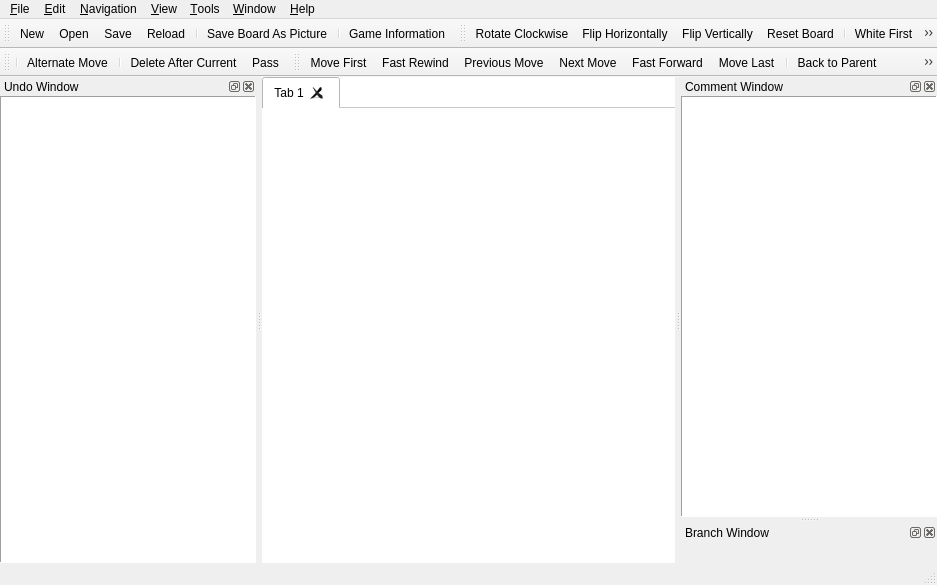
<?xml version="1.0" encoding="UTF-8"?>
<ui version="4.0">
 <class>MainWindow</class>
 <widget class="QMainWindow" name="MainWindow">
  <property name="geometry">
   <rect>
    <x>0</x>
    <y>0</y>
    <width>937</width>
    <height>585</height>
   </rect>
  </property>
  <property name="sizePolicy">
   <sizepolicy hsizetype="Minimum" vsizetype="Preferred">
    <horstretch>0</horstretch>
    <verstretch>0</verstretch>
   </sizepolicy>
  </property>
  <property name="acceptDrops">
   <bool>true</bool>
  </property>
  <property name="windowTitle">
   <string>mugo</string>
  </property>
  <property name="windowIcon">
   <iconset>
    <normaloff>:/pics/mugo.png</normaloff>:/pics/mugo.png</iconset>
  </property>
  <widget class="QWidget" name="centralWidget">
   <property name="styleSheet">
    <string>background-color: rgb(255, 255, 255);</string>
   </property>
   <layout class="QHBoxLayout" name="horizontalLayout_3">
    <property name="margin">
     <number>0</number>
    </property>
    <item>
     <widget class="QTabWidget" name="boardTabWidget">
      <property name="currentIndex">
       <number>0</number>
      </property>
      <property name="documentMode">
       <bool>true</bool>
      </property>
      <property name="tabsClosable">
       <bool>true</bool>
      </property>
      <property name="movable">
       <bool>true</bool>
      </property>
      <widget class="QWidget" name="tab">
       <attribute name="title">
        <string>Tab 1</string>
       </attribute>
       <layout class="QVBoxLayout" name="verticalLayout">
        <property name="margin">
         <number>0</number>
        </property>
       </layout>
      </widget>
     </widget>
    </item>
   </layout>
  </widget>
  <widget class="QMenuBar" name="menuBar">
   <property name="geometry">
    <rect>
     <x>0</x>
     <y>0</y>
     <width>937</width>
     <height>20</height>
    </rect>
   </property>
   <widget class="QMenu" name="menuFile">
    <property name="title">
     <string>&amp;File</string>
    </property>
    <widget class="QMenu" name="menuRecentFiles">
     <property name="title">
      <string>Recent Files</string>
     </property>
    </widget>
    <addaction name="actionNew"/>
    <addaction name="actionOpen"/>
    <addaction name="actionOpenURL"/>
    <addaction name="actionReload"/>
    <addaction name="separator"/>
    <addaction name="actionSave"/>
    <addaction name="actionSaveAs"/>
    <addaction name="separator"/>
    <addaction name="actionSaveBoardAsPicture"/>
    <addaction name="actionExportAsciiToClipboard"/>
    <addaction name="separator"/>
    <addaction name="actionCloseTab"/>
    <addaction name="separator"/>
    <addaction name="actionPrint"/>
    <addaction name="separator"/>
    <addaction name="menuRecentFiles"/>
    <addaction name="separator"/>
    <addaction name="actionExit"/>
   </widget>
   <widget class="QMenu" name="menuEdit">
    <property name="title">
     <string>&amp;Edit</string>
    </property>
    <widget class="QMenu" name="menuStoneMarkers">
     <property name="title">
      <string>Stone &amp;&amp; &amp;Markers</string>
     </property>
     <addaction name="actionAddBlackStone"/>
     <addaction name="actionAddWhiteStone"/>
     <addaction name="actionAddEmpty"/>
     <addaction name="separator"/>
     <addaction name="actionAddLabel"/>
     <addaction name="actionAddLabelManually"/>
     <addaction name="actionAddCircle"/>
     <addaction name="actionAddCross"/>
     <addaction name="actionAddSquare"/>
     <addaction name="actionAddTriangle"/>
     <addaction name="actionDeleteMarker"/>
    </widget>
    <widget class="QMenu" name="menuEncoding">
     <property name="title">
      <string>&amp;Encoding</string>
     </property>
     <addaction name="actionEncodingUTF8"/>
     <addaction name="separator"/>
     <addaction name="actionISO8859_1"/>
     <addaction name="actionISO8859_15"/>
     <addaction name="actionWindows_1252"/>
     <addaction name="actionISO8859_14"/>
     <addaction name="actionISO8859_7"/>
     <addaction name="actionWindows_1253"/>
     <addaction name="actionISO8859_10"/>
     <addaction name="actionISO8859_3"/>
     <addaction name="separator"/>
     <addaction name="actionISO8859_4"/>
     <addaction name="actionISO8859_13"/>
     <addaction name="actionWindows_1257"/>
     <addaction name="actionISO8859_2"/>
     <addaction name="actionWindows_1250"/>
     <addaction name="actionISO8859_5"/>
     <addaction name="actionWindows_1251"/>
     <addaction name="actionKoi8_R"/>
     <addaction name="actionKoi8_U"/>
     <addaction name="actionISO8859_16"/>
     <addaction name="separator"/>
     <addaction name="actionISO8859_11"/>
     <addaction name="actionISO8859_9"/>
     <addaction name="actionWindows_1254"/>
     <addaction name="actionWindows_1258"/>
     <addaction name="separator"/>
     <addaction name="actionISO8859_6"/>
     <addaction name="actionWindows_1256"/>
     <addaction name="actionWindows_1255"/>
     <addaction name="actionISO8859_8"/>
     <addaction name="separator"/>
     <addaction name="actionEncodingGB2312"/>
     <addaction name="actionEncodingBig5"/>
     <addaction name="separator"/>
     <addaction name="actionEncodingKorean"/>
     <addaction name="separator"/>
     <addaction name="actionEncodingEucJP"/>
     <addaction name="actionEncodingJIS"/>
     <addaction name="actionEncodingShiftJIS"/>
    </widget>
    <widget class="QMenu" name="menuAnnotation">
     <property name="title">
      <string>&amp;Annotation</string>
     </property>
     <addaction name="actionGoodMove"/>
     <addaction name="actionVeryGoodMove"/>
     <addaction name="actionBadMove"/>
     <addaction name="actionVeryBadMove"/>
     <addaction name="actionDoubtfulMove"/>
     <addaction name="actionInterestingMove"/>
     <addaction name="separator"/>
     <addaction name="actionEven"/>
     <addaction name="actionGoodForBlack"/>
     <addaction name="actionVeryGoodForBlack"/>
     <addaction name="actionGoodForWhite"/>
     <addaction name="actionVeryGoodForWhite"/>
     <addaction name="actionUnclear"/>
     <addaction name="separator"/>
     <addaction name="actionHotspot"/>
    </widget>
    <widget class="QMenu" name="menuEditMoveNumber">
     <property name="title">
      <string>Move &amp;Number</string>
     </property>
     <addaction name="actionSetMoveNumber"/>
     <addaction name="actionUnsetMoveNumber"/>
    </widget>
    <addaction name="separator"/>
    <addaction name="actionCopySGFtoClipboard"/>
    <addaction name="actionCopyCurrentSGFtoClipboard"/>
    <addaction name="actionPasteSGFfromClipboard"/>
    <addaction name="actionPasteSGFasBranchfromClipboard"/>
    <addaction name="separator"/>
    <addaction name="actionGameInformation"/>
    <addaction name="separator"/>
    <addaction name="actionDeleteAfterCurrent"/>
    <addaction name="actionDeleteOnlyCurrent"/>
    <addaction name="actionPass"/>
    <addaction name="separator"/>
    <addaction name="actionAlternateMove"/>
    <addaction name="menuStoneMarkers"/>
    <addaction name="menuAnnotation"/>
    <addaction name="menuEditMoveNumber"/>
    <addaction name="actionEditNodeName"/>
    <addaction name="separator"/>
    <addaction name="actionWhiteFirst"/>
    <addaction name="separator"/>
    <addaction name="actionRotateSgfClockwise"/>
    <addaction name="actionFlipSgfHorizontally"/>
    <addaction name="actionFlipSgfVertically"/>
    <addaction name="separator"/>
    <addaction name="menuEncoding"/>
   </widget>
   <widget class="QMenu" name="menuNavigation">
    <property name="title">
     <string>&amp;Navigation</string>
    </property>
    <addaction name="actionMoveFirst"/>
    <addaction name="actionFastRewind"/>
    <addaction name="actionPreviousMove"/>
    <addaction name="actionNextMove"/>
    <addaction name="actionFastForward"/>
    <addaction name="actionMoveLast"/>
    <addaction name="separator"/>
    <addaction name="actionBackToParent"/>
    <addaction name="actionPreviousBranch"/>
    <addaction name="actionNextBranch"/>
    <addaction name="separator"/>
    <addaction name="actionJumpToMoveNumber"/>
    <addaction name="actionJumpToClicked"/>
   </widget>
   <widget class="QMenu" name="menuView">
    <property name="title">
     <string>&amp;View</string>
    </property>
    <widget class="QMenu" name="menuShowMoveNumber">
     <property name="title">
      <string>Move Number</string>
     </property>
     <property name="icon">
      <iconset>
       <normaloff>:/res/showmovenumber.png</normaloff>:/res/showmovenumber.png</iconset>
     </property>
     <addaction name="actionShowMoveNumber"/>
     <addaction name="actionResetMoveNubmerInBranch"/>
     <addaction name="separator"/>
     <addaction name="actionNoMoveNumber"/>
     <addaction name="actionLast1Move"/>
     <addaction name="actionLast2Moves"/>
     <addaction name="actionLast5Moves"/>
     <addaction name="actionLast10Moves"/>
     <addaction name="actionLast20Moves"/>
     <addaction name="actionLast50Moves"/>
     <addaction name="actionAllMoves"/>
    </widget>
    <addaction name="menuShowMoveNumber"/>
    <addaction name="separator"/>
    <addaction name="actionShowCoordinate"/>
    <addaction name="actionShowCoordinateI"/>
    <addaction name="actionShowMarker"/>
    <addaction name="actionShowBranchMoves"/>
    <addaction name="actionBranchMode"/>
    <addaction name="actionRotateBoardClockwise"/>
    <addaction name="actionFlipBoardHorizontally"/>
    <addaction name="actionFlipBoardVertically"/>
    <addaction name="actionResetBoard"/>
   </widget>
   <widget class="QMenu" name="menuTools">
    <property name="title">
     <string>&amp;Tools</string>
    </property>
    <widget class="QMenu" name="menuLanguage">
     <property name="title">
      <string>&amp;Language</string>
     </property>
     <addaction name="actionLanguageSystemDefault"/>
     <addaction name="actionLanguageEnglish"/>
     <addaction name="actionLanguageJapanese"/>
    </widget>
    <addaction name="actionCountTerritory"/>
    <addaction name="actionPlayWithGnugo"/>
    <addaction name="separator"/>
    <addaction name="actionTutorBossSides"/>
    <addaction name="actionTutorOneSide"/>
    <addaction name="separator"/>
    <addaction name="actionPlaySound"/>
    <addaction name="separator"/>
    <addaction name="action19x19Board"/>
    <addaction name="action13x13Board"/>
    <addaction name="action9x9Board"/>
    <addaction name="actionCustomBoardSize"/>
    <addaction name="separator"/>
    <addaction name="menuLanguage"/>
    <addaction name="actionOptions"/>
   </widget>
   <widget class="QMenu" name="menuHelp">
    <property name="title">
     <string>&amp;Help</string>
    </property>
    <addaction name="actionAbout"/>
    <addaction name="actionAboutQT"/>
   </widget>
   <widget class="QMenu" name="menuWindow">
    <property name="title">
     <string>&amp;Window</string>
    </property>
    <widget class="QMenu" name="menuToolbars">
     <property name="title">
      <string>Toolbars</string>
     </property>
    </widget>
    <addaction name="menuToolbars"/>
    <addaction name="actionPreviousTab"/>
    <addaction name="actionNextTab"/>
   </widget>
   <addaction name="menuFile"/>
   <addaction name="menuEdit"/>
   <addaction name="menuNavigation"/>
   <addaction name="menuView"/>
   <addaction name="menuTools"/>
   <addaction name="menuWindow"/>
   <addaction name="menuHelp"/>
  </widget>
  <widget class="QToolBar" name="mainToolBar">
   <property name="windowTitle">
    <string>Main Toolbar</string>
   </property>
   <property name="iconSize">
    <size>
     <width>18</width>
     <height>18</height>
    </size>
   </property>
   <attribute name="toolBarArea">
    <enum>TopToolBarArea</enum>
   </attribute>
   <attribute name="toolBarBreak">
    <bool>false</bool>
   </attribute>
   <addaction name="actionNew"/>
   <addaction name="actionOpen"/>
   <addaction name="actionSave"/>
   <addaction name="actionReload"/>
   <addaction name="separator"/>
   <addaction name="actionSaveBoardAsPicture"/>
   <addaction name="separator"/>
   <addaction name="actionGameInformation"/>
  </widget>
  <widget class="QToolBar" name="optionToolBar">
   <property name="windowTitle">
    <string>Option Toolbar</string>
   </property>
   <property name="iconSize">
    <size>
     <width>18</width>
     <height>18</height>
    </size>
   </property>
   <attribute name="toolBarArea">
    <enum>TopToolBarArea</enum>
   </attribute>
   <attribute name="toolBarBreak">
    <bool>false</bool>
   </attribute>
   <addaction name="actionRotateBoardClockwise"/>
   <addaction name="actionFlipBoardHorizontally"/>
   <addaction name="actionFlipBoardVertically"/>
   <addaction name="actionResetBoard"/>
   <addaction name="separator"/>
   <addaction name="actionWhiteFirst"/>
   <addaction name="separator"/>
   <addaction name="actionBranchMode"/>
  </widget>
  <widget class="QToolBar" name="editToolBar">
   <property name="windowTitle">
    <string>Edit Toolbar</string>
   </property>
   <property name="iconSize">
    <size>
     <width>18</width>
     <height>18</height>
    </size>
   </property>
   <attribute name="toolBarArea">
    <enum>TopToolBarArea</enum>
   </attribute>
   <attribute name="toolBarBreak">
    <bool>true</bool>
   </attribute>
   <addaction name="separator"/>
   <addaction name="actionAlternateMove"/>
   <addaction name="separator"/>
   <addaction name="actionDeleteAfterCurrent"/>
   <addaction name="actionPass"/>
  </widget>
  <widget class="QToolBar" name="navigationToolBar">
   <property name="windowTitle">
    <string>Navigation Toolbar</string>
   </property>
   <property name="iconSize">
    <size>
     <width>18</width>
     <height>18</height>
    </size>
   </property>
   <attribute name="toolBarArea">
    <enum>TopToolBarArea</enum>
   </attribute>
   <attribute name="toolBarBreak">
    <bool>false</bool>
   </attribute>
   <addaction name="actionMoveFirst"/>
   <addaction name="actionFastRewind"/>
   <addaction name="actionPreviousMove"/>
   <addaction name="actionNextMove"/>
   <addaction name="actionFastForward"/>
   <addaction name="actionMoveLast"/>
   <addaction name="separator"/>
   <addaction name="actionBackToParent"/>
   <addaction name="actionPreviousBranch"/>
   <addaction name="actionNextBranch"/>
   <addaction name="separator"/>
   <addaction name="actionJumpToMoveNumber"/>
   <addaction name="actionJumpToClicked"/>
  </widget>
  <widget class="QStatusBar" name="statusBar"/>
  <widget class="QDockWidget" name="commentDockWidget">
   <property name="windowTitle">
    <string>Comment Window</string>
   </property>
   <attribute name="dockWidgetArea">
    <number>2</number>
   </attribute>
   <widget class="QWidget" name="commentDockWidgetContents">
    <layout class="QHBoxLayout" name="commentLayout">
     <property name="margin">
      <number>0</number>
     </property>
     <item>
      <widget class="QPlainTextEdit" name="commentWidget">
       <property name="frameShape">
        <enum>QFrame::Panel</enum>
       </property>
      </widget>
     </item>
    </layout>
   </widget>
  </widget>
  <widget class="QDockWidget" name="branchDockWidget">
   <property name="windowTitle">
    <string>Branch Window</string>
   </property>
   <attribute name="dockWidgetArea">
    <number>2</number>
   </attribute>
   <widget class="QWidget" name="branchDockWidgetContents">
    <layout class="QHBoxLayout" name="branchLayout">
     <property name="margin">
      <number>0</number>
     </property>
    </layout>
   </widget>
  </widget>
  <widget class="QDockWidget" name="undoDockWidget">
   <property name="sizePolicy">
    <sizepolicy hsizetype="Preferred" vsizetype="Preferred">
     <horstretch>0</horstretch>
     <verstretch>0</verstretch>
    </sizepolicy>
   </property>
   <property name="floating">
    <bool>false</bool>
   </property>
   <property name="windowTitle">
    <string>Undo Window</string>
   </property>
   <attribute name="dockWidgetArea">
    <number>1</number>
   </attribute>
   <widget class="QWidget" name="dockWidgetContents">
    <layout class="QHBoxLayout" name="undoLayout">
     <property name="margin">
      <number>0</number>
     </property>
     <item>
      <widget class="QUndoView" name="undoView">
       <property name="frameShape">
        <enum>QFrame::Panel</enum>
       </property>
      </widget>
     </item>
    </layout>
   </widget>
  </widget>
  <action name="actionNew">
   <property name="icon">
    <iconset>
     <normaloff>:/res/filenew.png</normaloff>:/res/filenew.png</iconset>
   </property>
   <property name="text">
    <string>&amp;New</string>
   </property>
  </action>
  <action name="actionOpen">
   <property name="icon">
    <iconset>
     <normaloff>:/res/fileopen.png</normaloff>:/res/fileopen.png</iconset>
   </property>
   <property name="text">
    <string>&amp;Open...</string>
   </property>
  </action>
  <action name="actionOpenURL">
   <property name="text">
    <string>Open &amp;URL...</string>
   </property>
  </action>
  <action name="actionReload">
   <property name="icon">
    <iconset>
     <normaloff>:/res/reload.png</normaloff>:/res/reload.png</iconset>
   </property>
   <property name="text">
    <string>&amp;Reload</string>
   </property>
  </action>
  <action name="actionSave">
   <property name="icon">
    <iconset>
     <normaloff>:/res/filesave.png</normaloff>:/res/filesave.png</iconset>
   </property>
   <property name="text">
    <string>&amp;Save</string>
   </property>
  </action>
  <action name="actionSaveAs">
   <property name="text">
    <string>Save &amp;As...</string>
   </property>
  </action>
  <action name="actionSaveBoardAsPicture">
   <property name="icon">
    <iconset>
     <normaloff>:/res/saveimage.png</normaloff>:/res/saveimage.png</iconset>
   </property>
   <property name="text">
    <string>Save &amp;Board As Picture</string>
   </property>
  </action>
  <action name="actionExit">
   <property name="text">
    <string>E&amp;xit</string>
   </property>
  </action>
  <action name="actionCopySGFtoClipboard">
   <property name="text">
    <string>Copy SGF to Clipboard</string>
   </property>
  </action>
  <action name="actionCopyCurrentSGFtoClipboard">
   <property name="text">
    <string>Copy Current SGF to Clipboard</string>
   </property>
  </action>
  <action name="actionPasteSGFfromClipboard">
   <property name="text">
    <string>Paste SGF from Clipboard</string>
   </property>
  </action>
  <action name="actionPasteSGFasBranchfromClipboard">
   <property name="text">
    <string>Paste SGF as Branch from Clipboard</string>
   </property>
  </action>
  <action name="actionGameInformation">
   <property name="icon">
    <iconset>
     <normaloff>:/res/gameinfo.png</normaloff>:/res/gameinfo.png</iconset>
   </property>
   <property name="text">
    <string>Game &amp;Information</string>
   </property>
  </action>
  <action name="actionDeleteAfterCurrent">
   <property name="icon">
    <iconset>
     <normaloff>:/res/remove.png</normaloff>:/res/remove.png</iconset>
   </property>
   <property name="text">
    <string>&amp;Delete After Current</string>
   </property>
  </action>
  <action name="actionPass">
   <property name="icon">
    <iconset>
     <normaloff>:/res/pass.png</normaloff>:/res/pass.png</iconset>
   </property>
   <property name="text">
    <string>&amp;Pass</string>
   </property>
  </action>
  <action name="actionEditNodeName">
   <property name="text">
    <string>Edit Node Name</string>
   </property>
  </action>
  <action name="actionAlternateMove">
   <property name="checkable">
    <bool>true</bool>
   </property>
   <property name="icon">
    <iconset>
     <normaloff>:/res/movealternate.png</normaloff>:/res/movealternate.png</iconset>
   </property>
   <property name="text">
    <string>Alternate Move</string>
   </property>
  </action>
  <action name="actionAddBlackStone">
   <property name="checkable">
    <bool>true</bool>
   </property>
   <property name="icon">
    <iconset>
     <normaloff>:/res/black_64.png</normaloff>:/res/black_64.png</iconset>
   </property>
   <property name="text">
    <string>Add Black Stone</string>
   </property>
  </action>
  <action name="actionAddWhiteStone">
   <property name="checkable">
    <bool>true</bool>
   </property>
   <property name="icon">
    <iconset>
     <normaloff>:/res/white_64.png</normaloff>:/res/white_64.png</iconset>
   </property>
   <property name="text">
    <string>Add White Stone</string>
   </property>
  </action>
  <action name="actionAddEmpty">
   <property name="checkable">
    <bool>true</bool>
   </property>
   <property name="icon">
    <iconset>
     <normaloff>:/res/empty.png</normaloff>:/res/empty.png</iconset>
   </property>
   <property name="text">
    <string>Add Empty</string>
   </property>
  </action>
  <action name="actionAddLabel">
   <property name="checkable">
    <bool>true</bool>
   </property>
   <property name="icon">
    <iconset>
     <normaloff>:/res/text.png</normaloff>:/res/text.png</iconset>
   </property>
   <property name="text">
    <string>Add Label</string>
   </property>
  </action>
  <action name="actionAddCircle">
   <property name="checkable">
    <bool>true</bool>
   </property>
   <property name="icon">
    <iconset>
     <normaloff>:/res/circle.png</normaloff>:/res/circle.png</iconset>
   </property>
   <property name="text">
    <string>Add Circle</string>
   </property>
  </action>
  <action name="actionAddCross">
   <property name="checkable">
    <bool>true</bool>
   </property>
   <property name="icon">
    <iconset>
     <normaloff>:/res/cross.png</normaloff>:/res/cross.png</iconset>
   </property>
   <property name="text">
    <string>Add Cross</string>
   </property>
  </action>
  <action name="actionAddSquare">
   <property name="checkable">
    <bool>true</bool>
   </property>
   <property name="icon">
    <iconset>
     <normaloff>:/res/square.png</normaloff>:/res/square.png</iconset>
   </property>
   <property name="text">
    <string>Add Square</string>
   </property>
  </action>
  <action name="actionAddTriangle">
   <property name="checkable">
    <bool>true</bool>
   </property>
   <property name="icon">
    <iconset>
     <normaloff>:/res/triangle.png</normaloff>:/res/triangle.png</iconset>
   </property>
   <property name="text">
    <string>Add Triangle</string>
   </property>
  </action>
  <action name="actionDeleteMarker">
   <property name="checkable">
    <bool>true</bool>
   </property>
   <property name="icon">
    <iconset>
     <normaloff>:/res/rubbereraser.png</normaloff>:/res/rubbereraser.png</iconset>
   </property>
   <property name="text">
    <string>Delete Marker</string>
   </property>
  </action>
  <action name="actionGoodMove">
   <property name="checkable">
    <bool>true</bool>
   </property>
   <property name="text">
    <string>Good Move</string>
   </property>
  </action>
  <action name="actionVeryGoodMove">
   <property name="checkable">
    <bool>true</bool>
   </property>
   <property name="text">
    <string>Very Good Move</string>
   </property>
  </action>
  <action name="actionBadMove">
   <property name="checkable">
    <bool>true</bool>
   </property>
   <property name="text">
    <string>Bad Move</string>
   </property>
  </action>
  <action name="actionVeryBadMove">
   <property name="checkable">
    <bool>true</bool>
   </property>
   <property name="text">
    <string>Very Bad Move</string>
   </property>
  </action>
  <action name="actionDoubtfulMove">
   <property name="checkable">
    <bool>true</bool>
   </property>
   <property name="text">
    <string>Doubtful Move</string>
   </property>
  </action>
  <action name="actionEven">
   <property name="checkable">
    <bool>true</bool>
   </property>
   <property name="text">
    <string>Even</string>
   </property>
  </action>
  <action name="actionGoodForBlack">
   <property name="checkable">
    <bool>true</bool>
   </property>
   <property name="text">
    <string>Good for Black</string>
   </property>
  </action>
  <action name="actionVeryGoodForBlack">
   <property name="checkable">
    <bool>true</bool>
   </property>
   <property name="text">
    <string>Very Good for Black</string>
   </property>
  </action>
  <action name="actionGoodForWhite">
   <property name="checkable">
    <bool>true</bool>
   </property>
   <property name="text">
    <string>Good for White</string>
   </property>
  </action>
  <action name="actionVeryGoodForWhite">
   <property name="checkable">
    <bool>true</bool>
   </property>
   <property name="text">
    <string>Very Good for White</string>
   </property>
  </action>
  <action name="actionUnclear">
   <property name="checkable">
    <bool>true</bool>
   </property>
   <property name="text">
    <string>Unclear</string>
   </property>
  </action>
  <action name="actionHotspot">
   <property name="checkable">
    <bool>true</bool>
   </property>
   <property name="text">
    <string>Hotspot</string>
   </property>
  </action>
  <action name="actionInterestingMove">
   <property name="checkable">
    <bool>true</bool>
   </property>
   <property name="text">
    <string>Interesting Move</string>
   </property>
  </action>
  <action name="actionRotateSgfClockwise">
   <property name="icon">
    <iconset>
     <normaloff>:/res/rotateright.png</normaloff>:/res/rotateright.png</iconset>
   </property>
   <property name="text">
    <string>Rotate SGF &amp;Clockwise</string>
   </property>
  </action>
  <action name="actionFlipSgfHorizontally">
   <property name="icon">
    <iconset>
     <normaloff>:/res/fliphorizontally.png</normaloff>:/res/fliphorizontally.png</iconset>
   </property>
   <property name="text">
    <string>Flip SGF &amp;Horizontally</string>
   </property>
  </action>
  <action name="actionFlipSgfVertically">
   <property name="icon">
    <iconset>
     <normaloff>:/res/flipvertically.png</normaloff>:/res/flipvertically.png</iconset>
   </property>
   <property name="text">
    <string>Flip SGF &amp;Vertically</string>
   </property>
  </action>
  <action name="actionJumpToMoveNumber">
   <property name="icon">
    <iconset>
     <normaloff>:/res/jumptonumber.png</normaloff>:/res/jumptonumber.png</iconset>
   </property>
   <property name="text">
    <string>Jump To Move Number</string>
   </property>
  </action>
  <action name="actionJumpToClicked">
   <property name="checkable">
    <bool>true</bool>
   </property>
   <property name="icon">
    <iconset>
     <normaloff>:/res/jumptoclicked.png</normaloff>:/res/jumptoclicked.png</iconset>
   </property>
   <property name="text">
    <string>Jump To Clicked</string>
   </property>
  </action>
  <action name="actionSetMoveNumber">
   <property name="text">
    <string>Set Move Number</string>
   </property>
  </action>
  <action name="actionUnsetMoveNumber">
   <property name="text">
    <string>Unset Move Number</string>
   </property>
  </action>
  <action name="actionWhiteFirst">
   <property name="checkable">
    <bool>true</bool>
   </property>
   <property name="icon">
    <iconset>
     <normaloff>:/res/whitefirst.png</normaloff>:/res/whitefirst.png</iconset>
   </property>
   <property name="text">
    <string>&amp;White First</string>
   </property>
  </action>
  <action name="actionEncodingUTF8">
   <property name="checkable">
    <bool>true</bool>
   </property>
   <property name="checked">
    <bool>true</bool>
   </property>
   <property name="text">
    <string>UTF-8</string>
   </property>
  </action>
  <action name="actionEncodingShiftJIS">
   <property name="checkable">
    <bool>true</bool>
   </property>
   <property name="text">
    <string>Japanese (Shift_JIS)</string>
   </property>
  </action>
  <action name="actionEncodingJIS">
   <property name="checkable">
    <bool>true</bool>
   </property>
   <property name="text">
    <string>Japanese (JIS)</string>
   </property>
  </action>
  <action name="actionEncodingEucJP">
   <property name="checkable">
    <bool>true</bool>
   </property>
   <property name="text">
    <string>Japanese (EUC)</string>
   </property>
  </action>
  <action name="actionEncodingKorean">
   <property name="checkable">
    <bool>true</bool>
   </property>
   <property name="text">
    <string>Korean (EUC-KR)</string>
   </property>
  </action>
  <action name="actionKoi8_R">
   <property name="checkable">
    <bool>true</bool>
   </property>
   <property name="text">
    <string>Cyrillic (KOI8-R)</string>
   </property>
  </action>
  <action name="actionKoi8_U">
   <property name="checkable">
    <bool>true</bool>
   </property>
   <property name="text">
    <string>Cyrillic/Ukrainian (KOI8-U)</string>
   </property>
  </action>
  <action name="actionWindows_1250">
   <property name="checkable">
    <bool>true</bool>
   </property>
   <property name="text">
    <string>Central European (Windows-1250)</string>
   </property>
  </action>
  <action name="actionWindows_1251">
   <property name="checkable">
    <bool>true</bool>
   </property>
   <property name="text">
    <string>Cyrillic (Windows-1251)</string>
   </property>
  </action>
  <action name="actionWindows_1252">
   <property name="checkable">
    <bool>true</bool>
   </property>
   <property name="text">
    <string>Western (Windows-1252)</string>
   </property>
  </action>
  <action name="actionWindows_1253">
   <property name="checkable">
    <bool>true</bool>
   </property>
   <property name="text">
    <string>Greek (Windows-1253)</string>
   </property>
  </action>
  <action name="actionWindows_1254">
   <property name="checkable">
    <bool>true</bool>
   </property>
   <property name="text">
    <string>Turkish (Windows-1254)</string>
   </property>
  </action>
  <action name="actionWindows_1255">
   <property name="checkable">
    <bool>true</bool>
   </property>
   <property name="text">
    <string>Hebrew (Windows-1255)</string>
   </property>
  </action>
  <action name="actionWindows_1256">
   <property name="checkable">
    <bool>true</bool>
   </property>
   <property name="text">
    <string>Arabic (Windows-1256)</string>
   </property>
  </action>
  <action name="actionWindows_1257">
   <property name="checkable">
    <bool>true</bool>
   </property>
   <property name="text">
    <string>Baltic (Windows-1257)</string>
   </property>
  </action>
  <action name="actionWindows_1258">
   <property name="checkable">
    <bool>true</bool>
   </property>
   <property name="text">
    <string>Vietnamese (Windows-1258)</string>
   </property>
  </action>
  <action name="actionISO8859_1">
   <property name="checkable">
    <bool>true</bool>
   </property>
   <property name="text">
    <string>Western (ISO-8859-1)</string>
   </property>
  </action>
  <action name="actionISO8859_2">
   <property name="checkable">
    <bool>true</bool>
   </property>
   <property name="text">
    <string>Central European (ISO-8859-2)</string>
   </property>
  </action>
  <action name="actionISO8859_3">
   <property name="checkable">
    <bool>true</bool>
   </property>
   <property name="text">
    <string>South European (ISO-8859-3)</string>
   </property>
  </action>
  <action name="actionISO8859_4">
   <property name="checkable">
    <bool>true</bool>
   </property>
   <property name="text">
    <string>Baltic (ISO-8859-4)</string>
   </property>
  </action>
  <action name="actionISO8859_5">
   <property name="checkable">
    <bool>true</bool>
   </property>
   <property name="text">
    <string>Cyrillic (ISO-8859-5)</string>
   </property>
  </action>
  <action name="actionISO8859_6">
   <property name="checkable">
    <bool>true</bool>
   </property>
   <property name="text">
    <string>Arabic (ISO-8859-6)</string>
   </property>
  </action>
  <action name="actionISO8859_7">
   <property name="checkable">
    <bool>true</bool>
   </property>
   <property name="text">
    <string>Greek (ISO-8859-7)</string>
   </property>
  </action>
  <action name="actionISO8859_8">
   <property name="checkable">
    <bool>true</bool>
   </property>
   <property name="text">
    <string>Hebrew Visual (ISO-8859-8)</string>
   </property>
  </action>
  <action name="actionISO8859_9">
   <property name="checkable">
    <bool>true</bool>
   </property>
   <property name="text">
    <string>Turkish (ISO-8859-9)</string>
   </property>
  </action>
  <action name="actionISO8859_10">
   <property name="checkable">
    <bool>true</bool>
   </property>
   <property name="text">
    <string>Nordic (ISO-8859-10)</string>
   </property>
  </action>
  <action name="actionISO8859_11">
   <property name="checkable">
    <bool>true</bool>
   </property>
   <property name="text">
    <string>Thai (ISO-8859-11)</string>
   </property>
  </action>
  <action name="actionISO8859_13">
   <property name="checkable">
    <bool>true</bool>
   </property>
   <property name="text">
    <string>Baltic (ISO-8859-13)</string>
   </property>
  </action>
  <action name="actionISO8859_14">
   <property name="checkable">
    <bool>true</bool>
   </property>
   <property name="text">
    <string>Celtic (ISO-8859-14)</string>
   </property>
  </action>
  <action name="actionISO8859_15">
   <property name="checkable">
    <bool>true</bool>
   </property>
   <property name="text">
    <string>Western (ISO-8859-15)</string>
   </property>
  </action>
  <action name="actionISO8859_16">
   <property name="checkable">
    <bool>true</bool>
   </property>
   <property name="text">
    <string>Romanian (ISO-8859-16)</string>
   </property>
  </action>
  <action name="actionEncodingGB2312">
   <property name="checkable">
    <bool>true</bool>
   </property>
   <property name="text">
    <string>Chinese Simplified (GB2312)</string>
   </property>
  </action>
  <action name="actionEncodingBig5">
   <property name="checkable">
    <bool>true</bool>
   </property>
   <property name="text">
    <string>Chinese Traditional (Big5)</string>
   </property>
  </action>
  <action name="actionMoveFirst">
   <property name="icon">
    <iconset>
     <normaloff>:/res/firstmove.png</normaloff>:/res/firstmove.png</iconset>
   </property>
   <property name="text">
    <string>Move First</string>
   </property>
  </action>
  <action name="actionFastRewind">
   <property name="icon">
    <iconset>
     <normaloff>:/res/fastrewind.png</normaloff>:/res/fastrewind.png</iconset>
   </property>
   <property name="text">
    <string>Fast Rewind</string>
   </property>
  </action>
  <action name="actionPreviousMove">
   <property name="icon">
    <iconset>
     <normaloff>:/res/prevmove.png</normaloff>:/res/prevmove.png</iconset>
   </property>
   <property name="text">
    <string>Previous Move</string>
   </property>
  </action>
  <action name="actionNextMove">
   <property name="icon">
    <iconset>
     <normaloff>:/res/nextmove.png</normaloff>:/res/nextmove.png</iconset>
   </property>
   <property name="text">
    <string>Next Move</string>
   </property>
  </action>
  <action name="actionFastForward">
   <property name="icon">
    <iconset>
     <normaloff>:/res/fastforward.png</normaloff>:/res/fastforward.png</iconset>
   </property>
   <property name="text">
    <string>Fast Forward</string>
   </property>
  </action>
  <action name="actionMoveLast">
   <property name="icon">
    <iconset>
     <normaloff>:/res/lastmove.png</normaloff>:/res/lastmove.png</iconset>
   </property>
   <property name="text">
    <string>Move Last</string>
   </property>
  </action>
  <action name="actionBackToParent">
   <property name="icon">
    <iconset>
     <normaloff>:/res/backparent.png</normaloff>:/res/backparent.png</iconset>
   </property>
   <property name="text">
    <string>Back to Parent</string>
   </property>
  </action>
  <action name="actionPreviousBranch">
   <property name="icon">
    <iconset>
     <normaloff>:/res/prevbranch.png</normaloff>:/res/prevbranch.png</iconset>
   </property>
   <property name="text">
    <string>Previous Branch</string>
   </property>
  </action>
  <action name="actionNextBranch">
   <property name="icon">
    <iconset>
     <normaloff>:/res/nextbranch.png</normaloff>:/res/nextbranch.png</iconset>
   </property>
   <property name="text">
    <string>Next Branch</string>
   </property>
  </action>
  <action name="actionShowMoveNumber">
   <property name="checkable">
    <bool>true</bool>
   </property>
   <property name="icon">
    <iconset>
     <normaloff>:/res/showmovenumber.png</normaloff>:/res/showmovenumber.png</iconset>
   </property>
   <property name="text">
    <string>Show Move Number</string>
   </property>
  </action>
  <action name="actionNoMoveNumber">
   <property name="checkable">
    <bool>true</bool>
   </property>
   <property name="text">
    <string>No Move Number</string>
   </property>
  </action>
  <action name="actionLast1Move">
   <property name="checkable">
    <bool>true</bool>
   </property>
   <property name="text">
    <string>Last 1 Move</string>
   </property>
  </action>
  <action name="actionLast2Moves">
   <property name="checkable">
    <bool>true</bool>
   </property>
   <property name="text">
    <string>Last 2 Moves</string>
   </property>
  </action>
  <action name="actionLast5Moves">
   <property name="checkable">
    <bool>true</bool>
   </property>
   <property name="text">
    <string>Last 5 Moves</string>
   </property>
  </action>
  <action name="actionLast10Moves">
   <property name="checkable">
    <bool>true</bool>
   </property>
   <property name="text">
    <string>Last 10 Moves</string>
   </property>
  </action>
  <action name="actionLast20Moves">
   <property name="checkable">
    <bool>true</bool>
   </property>
   <property name="text">
    <string>Last 20 Moves</string>
   </property>
  </action>
  <action name="actionLast50Moves">
   <property name="checkable">
    <bool>true</bool>
   </property>
   <property name="text">
    <string>Last 50 Moves</string>
   </property>
  </action>
  <action name="actionAllMoves">
   <property name="checkable">
    <bool>true</bool>
   </property>
   <property name="text">
    <string>All Moves</string>
   </property>
  </action>
  <action name="actionShowCoordinate">
   <property name="checkable">
    <bool>true</bool>
   </property>
   <property name="checked">
    <bool>true</bool>
   </property>
   <property name="text">
    <string>Show Coordinate</string>
   </property>
  </action>
  <action name="actionShowCoordinateI">
   <property name="checkable">
    <bool>true</bool>
   </property>
   <property name="text">
    <string>Show Coordinate With &amp;I</string>
   </property>
  </action>
  <action name="actionShowMarker">
   <property name="checkable">
    <bool>true</bool>
   </property>
   <property name="checked">
    <bool>true</bool>
   </property>
   <property name="text">
    <string>Show Marker</string>
   </property>
  </action>
  <action name="actionShowBranchMoves">
   <property name="checkable">
    <bool>true</bool>
   </property>
   <property name="checked">
    <bool>true</bool>
   </property>
   <property name="text">
    <string>Show Branch Moves</string>
   </property>
  </action>
  <action name="actionBranchMode">
   <property name="checkable">
    <bool>true</bool>
   </property>
   <property name="icon">
    <iconset>
     <normaloff>:/res/branchmode.png</normaloff>:/res/branchmode.png</iconset>
   </property>
   <property name="text">
    <string>&amp;Branch Mode</string>
   </property>
  </action>
  <action name="actionRotateBoardClockwise">
   <property name="checkable">
    <bool>true</bool>
   </property>
   <property name="icon">
    <iconset>
     <normaloff>:/res/rotateright.png</normaloff>:/res/rotateright.png</iconset>
   </property>
   <property name="text">
    <string>Rotate &amp;Clockwise</string>
   </property>
  </action>
  <action name="actionFlipBoardHorizontally">
   <property name="checkable">
    <bool>true</bool>
   </property>
   <property name="icon">
    <iconset>
     <normaloff>:/res/fliphorizontally.png</normaloff>:/res/fliphorizontally.png</iconset>
   </property>
   <property name="text">
    <string>Flip &amp;Horizontally</string>
   </property>
  </action>
  <action name="actionFlipBoardVertically">
   <property name="checkable">
    <bool>true</bool>
   </property>
   <property name="icon">
    <iconset>
     <normaloff>:/res/flipvertically.png</normaloff>:/res/flipvertically.png</iconset>
   </property>
   <property name="text">
    <string>Flip &amp;Vertically</string>
   </property>
  </action>
  <action name="actionResetBoard">
   <property name="icon">
    <iconset>
     <normaloff>:/res/resetboard.png</normaloff>:/res/resetboard.png</iconset>
   </property>
   <property name="text">
    <string>&amp;Reset Board</string>
   </property>
  </action>
  <action name="actionCountTerritory">
   <property name="checkable">
    <bool>true</bool>
   </property>
   <property name="text">
    <string>&amp;Count Territory</string>
   </property>
  </action>
  <action name="actionPlayWithGnugo">
   <property name="checkable">
    <bool>true</bool>
   </property>
   <property name="text">
    <string>Play with gnugo</string>
   </property>
  </action>
  <action name="actionTutorBossSides">
   <property name="checkable">
    <bool>true</bool>
   </property>
   <property name="text">
    <string>Tutor Boss Sides</string>
   </property>
  </action>
  <action name="actionTutorOneSide">
   <property name="checkable">
    <bool>true</bool>
   </property>
   <property name="text">
    <string>Tutor One Side</string>
   </property>
  </action>
  <action name="actionPlaySound">
   <property name="checkable">
    <bool>true</bool>
   </property>
   <property name="icon">
    <iconset>
     <normaloff>:/res/sound.png</normaloff>:/res/sound.png</iconset>
   </property>
   <property name="text">
    <string>Play &amp;Sound</string>
   </property>
  </action>
  <action name="action19x19Board">
   <property name="text">
    <string>19 x 19 Board</string>
   </property>
  </action>
  <action name="action13x13Board">
   <property name="text">
    <string>13 x 13 Board</string>
   </property>
  </action>
  <action name="action9x9Board">
   <property name="text">
    <string>9 x 9 Board</string>
   </property>
  </action>
  <action name="actionCustomBoardSize">
   <property name="text">
    <string>Custom Board Size</string>
   </property>
  </action>
  <action name="actionLanguageSystemDefault">
   <property name="checkable">
    <bool>true</bool>
   </property>
   <property name="text">
    <string>System Default</string>
   </property>
  </action>
  <action name="actionLanguageEnglish">
   <property name="checkable">
    <bool>true</bool>
   </property>
   <property name="text">
    <string>English</string>
   </property>
  </action>
  <action name="actionLanguageJapanese">
   <property name="checkable">
    <bool>true</bool>
   </property>
   <property name="text">
    <string>Japanese</string>
   </property>
  </action>
  <action name="actionOptions">
   <property name="icon">
    <iconset>
     <normaloff>:/res/options.png</normaloff>:/res/options.png</iconset>
   </property>
   <property name="text">
    <string>&amp;Options...</string>
   </property>
  </action>
  <action name="actionMainToolbar">
   <property name="checkable">
    <bool>true</bool>
   </property>
   <property name="checked">
    <bool>true</bool>
   </property>
   <property name="text">
    <string>Main Toolbar</string>
   </property>
  </action>
  <action name="actionOptionToolbar">
   <property name="checkable">
    <bool>true</bool>
   </property>
   <property name="checked">
    <bool>true</bool>
   </property>
   <property name="text">
    <string>Option Toolbar</string>
   </property>
  </action>
  <action name="actionEditToolbar">
   <property name="checkable">
    <bool>true</bool>
   </property>
   <property name="checked">
    <bool>true</bool>
   </property>
   <property name="text">
    <string>Edit Toolbar</string>
   </property>
  </action>
  <action name="actionNavigationToolbar">
   <property name="checkable">
    <bool>true</bool>
   </property>
   <property name="checked">
    <bool>true</bool>
   </property>
   <property name="text">
    <string>Navigation Toolbar</string>
   </property>
  </action>
  <action name="actionAbout">
   <property name="icon">
    <iconset>
     <normaloff>:/pics/mugo.png</normaloff>:/pics/mugo.png</iconset>
   </property>
   <property name="text">
    <string>&amp;About...</string>
   </property>
  </action>
  <action name="actionAboutQT">
   <property name="icon">
    <iconset>
     <normaloff>:/res/qt.png</normaloff>:/res/qt.png</iconset>
   </property>
   <property name="text">
    <string>About Qt...</string>
   </property>
  </action>
  <action name="actionExportAsciiToClipboard">
   <property name="text">
    <string>Export Ascii to &amp;Clipboard</string>
   </property>
  </action>
  <action name="actionDeleteOnlyCurrent">
   <property name="icon">
    <iconset>
     <normaloff>:/res/removeself.png</normaloff>:/res/removeself.png</iconset>
   </property>
   <property name="text">
    <string>Delete Only Current</string>
   </property>
  </action>
  <action name="actionPrint">
   <property name="text">
    <string>&amp;Print</string>
   </property>
  </action>
  <action name="actionAddLabelManually">
   <property name="checkable">
    <bool>true</bool>
   </property>
   <property name="icon">
    <iconset>
     <normaloff>:/res/text2.png</normaloff>:/res/text2.png</iconset>
   </property>
   <property name="text">
    <string>Add Label Manually</string>
   </property>
  </action>
  <action name="actionCloseTab">
   <property name="text">
    <string>Close Tab</string>
   </property>
  </action>
  <action name="actionResetMoveNubmerInBranch">
   <property name="checkable">
    <bool>true</bool>
   </property>
   <property name="text">
    <string>Reset Move Nubmer in Branch</string>
   </property>
  </action>
  <action name="actionPreviousTab">
   <property name="text">
    <string>Previous Tab</string>
   </property>
  </action>
  <action name="actionNextTab">
   <property name="text">
    <string>Next Tab</string>
   </property>
  </action>
 </widget>
 <layoutdefault spacing="6" margin="11"/>
 <customwidgets>
  <customwidget>
   <class>QUndoView</class>
   <extends>QListView</extends>
   <header location="global">qundoview.h</header>
  </customwidget>
 </customwidgets>
 <tabstops>
  <tabstop>commentWidget</tabstop>
  <tabstop>undoView</tabstop>
 </tabstops>
 <resources/>
 <connections/>
</ui>
